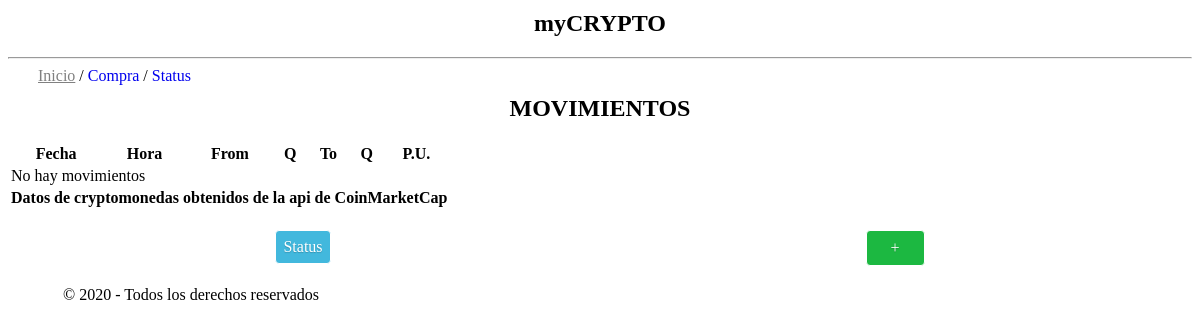
Before: / with the older database file.
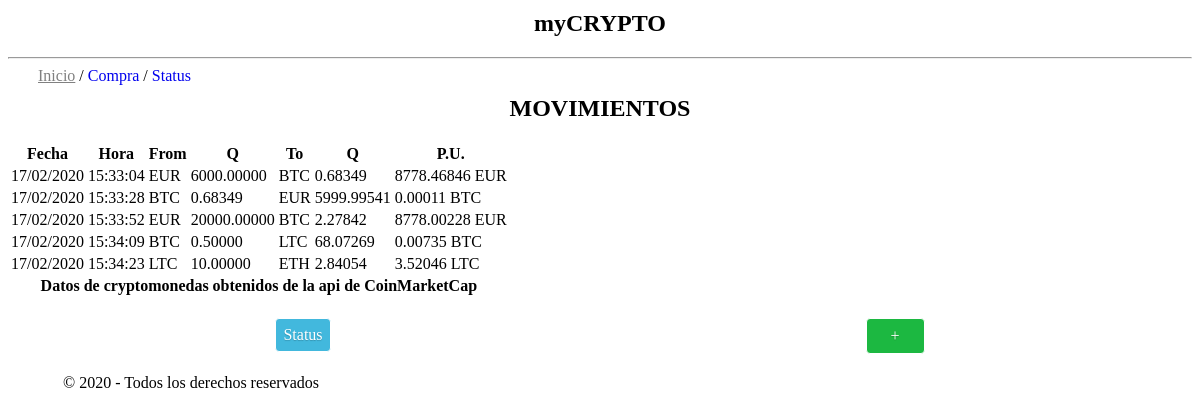
After: the same page with the newer database file.
### tables this page shows
CREATE TABLE "movements" (
	"id"	INTEGER,
	"date"	TEXT,
	"time"	TEXT,
	"from_currency"	INTEGER,
	"from_quantity"	REAL,
	"to_currency"	INTEGER,
	"to_quantity"	REAL,
	PRIMARY KEY("id"),
	FOREIGN KEY("from_currency") REFERENCES "cryptos",
	FOREIGN KEY("to_currency") REFERENCES "cryptos"
);

### cryptoapp/routes.py (the view)
@app.route("/", methods=['GET', 'POST'])
def index():
    conn = sqlite3.connect(BASE_DATOS)
    cursor = conn.cursor()
    query = "SELECT * from movements;"
    try:
        filas = cursor.execute(query)
    except OperationalError as o:
        return render_template("index.html", o=o)
    listado = []
    valorUnit = []
    for fila in filas:
        fila = list(fila)
        valorUnit = fila[4] / fila[6]
        fila.append(valorUnit)
        fila = tuple(fila)
        listado.append(fila)
    conn.close()
    return render_template("index.html", listado = listado)

### cryptoapp/templates/index.html (shortened to what this page needs)
{% extends "base.html" %}
{% block content %}
    <nav>
        <a class="deact" href="/">Inicio</a> /
        <a href="purchase">Compra</a> /
        <a href="status">Status</a>
    </nav>
    <h1 class="titulo">MOVIMIENTOS</h1>
    <div class="centrar">
        <table class="pure-table pure-table-horizontal">
            <thead>
                <tr>
                    <th>Fecha</th>
                    <th>Hora</th>
                    <th>From</th>
                    <th>Q</th>
                    <th>To</th>
                    <th>Q</th>
                    <th>P.U.</th>
                </tr>
            </thead>
            <tfoot class="pure-table pure-table-horizontal">
                <tr>
                    <th colspan="7">Datos de cryptomonedas obtenidos de la api de CoinMarketCap</th>
                </tr>
            </tfoot>
            <tbody>
                {% if listado | length == 0 %}
                    <tr>
                        <td colspan="7">No hay movimientos</td>
                    </tr>
                {% endif %}
                {% for linea in listado %}
                    <tr>
                        <td>{{linea[1]}}</td>
                        <td>{{linea[2]}}</td>
                        <td>{{linea[3]}}</td>
                        <td>{{"{:.5f}".format(linea[4])}}</td>
                        <td>{{linea[5]}}</td>
                        <td>{{"{:.5f}".format(linea[6])}}</td>
                        <td>{{"{:.5f}".format(linea[7])}} {{linea[3]}}</td>
                    </tr>
                {% endfor %}
            </tbody>
        </table>
    </div>
    <div class="padre space">
        <div class="hijo">
            <a class="botonazul" href="status">Status</a>
        </div>
        <div class="hijo">
            <a class="botonverde pad" href="purchase">+</a>
        </div>
    </div>
{% endblock %}

### cryptoapp/templates/base.html (shortened to what this page needs)
<html lang="en">
<head>
    <link rel="stylesheet" href="./static/styles/styles.css">
    <link rel="stylesheet" href="./static/styles/fontawesome.css">
    <link rel="stylesheet" href="./static/styles/fontawesome.mi.css">
    <link rel="stylesheet" href="https://unpkg.com/purecss@1.0.1/build/pure-min.css">
</head>
<body>
    <h2 class="titulo">myCRYPTO</h2>
    <hr>
    <section class="container">
        {% block content %}{% endblock %}
    </section>
    <footer>&copy; 2020 - Todos los derechos reservados</footer>
    <br>
</body>
</html>

### cryptoapp/static/styles/styles.css (style rules this page uses)
.deact { pointer-events: none; cursor: default; text-decoration: underline; color: grey; }
a { text-decoration: none; }
.centrar { display: inline; text-align: center; text-align: -moz-center; }
.titulo { text-align: center; margin-top: 10px; }
nav { margin-left: 30px; }
.padre { display: flex; justify-content: center; }
.space { justify-content: space-around; }
.hijo { padding: 10px; margin: 10px; }
.botonazul { border: 1px solid; display: block; padding: 7px; color: white; border-radius: 4px; text-shadow: 0 1px 1px rgba(0, 0, 0, 0.2); background: rgb(66, 184, 221); }
.botonverde { border: 1px solid; display: block; padding: 7px; color: white; border-radius: 4px; text-shadow: 0 1px 1px rgba(0, 0, 0, 0.2); background: rgb(28, 184, 65); }
.pad { padding: 8 24; }
footer { margin-left: 55px; }

Changed rows visible on the page:
added movements: date "17/02/2020", time "15:33:04", from_currency "EUR", from_quantity "6000.00000", to_currency "BTC", to_quantity "0.68349", linea "8778.46846"
added movements: date "17/02/2020", time "15:33:28", from_currency "BTC", from_quantity "0.68349", to_currency "EUR", to_quantity "5999.99541", linea "0.00011"
added movements: date "17/02/2020", time "15:33:52", from_currency "EUR", from_quantity "20000.00000", to_currency "BTC", to_quantity "2.27842", linea "8778.00228"
added movements: date "17/02/2020", time "15:34:09", from_currency "BTC", from_quantity "0.50000", to_currency "LTC", to_quantity "68.07269", linea "0.00735"
added movements: date "17/02/2020", time "15:34:23", from_currency "LTC", from_quantity "10.00000", to_currency "ETH", to_quantity "2.84054", linea "3.52046"
Other visible differences:
text no longer shown: "No hay movimientos"
